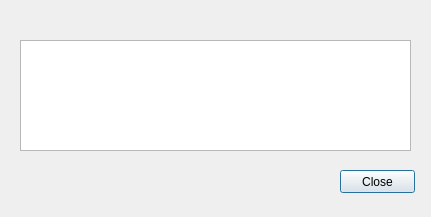
<?xml version="1.0" encoding="UTF-8"?>
<ui version="4.0">
 <class>udpmsgformat</class>
 <widget class="QDialog" name="udpmsgformat">
  <property name="geometry">
   <rect>
    <x>0</x>
    <y>0</y>
    <width>431</width>
    <height>217</height>
   </rect>
  </property>
  <property name="windowTitle">
   <string>Udp Message Format</string>
  </property>
  <widget class="QPushButton" name="close">
   <property name="geometry">
    <rect>
     <x>340</x>
     <y>170</y>
     <width>75</width>
     <height>23</height>
    </rect>
   </property>
   <property name="text">
    <string>Close</string>
   </property>
  </widget>
  <widget class="QTextEdit" name="textEdit">
   <property name="geometry">
    <rect>
     <x>20</x>
     <y>40</y>
     <width>391</width>
     <height>111</height>
    </rect>
   </property>
  </widget>
 </widget>
 <resources/>
 <connections/>
</ui>
